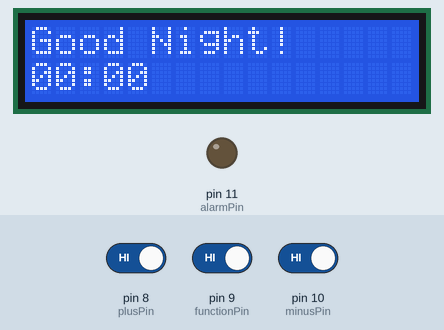
This sketch was run on a simulated Arduino Uno, built with avr-gcc and run on an emulated ATmega328P. Shown: 16×2 character LCD, output pins drawn as LEDs (lit = HIGH). The inputs (shaded band) are chosen by the test bench; at power-on: pin 9 (functionPin) HIGH, pin 8 (plusPin) HIGH, pin 10 (minusPin) HIGH.

Above: at 10.4 s.
10.5 s: pin 9 (functionPin) driven LOW
At 11.8 s:
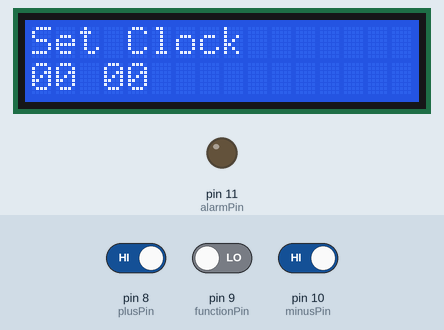
13.5 s: pin 8 (plusPin) driven LOW
At 13.78 s:
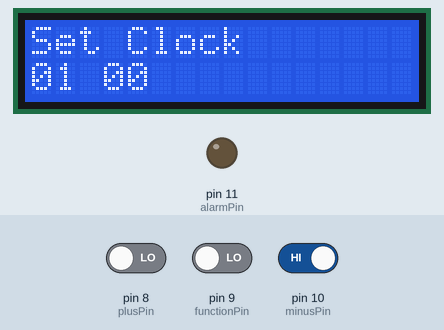
15.1 s: pin 10 (minusPin) driven LOW
At 16.8 s:
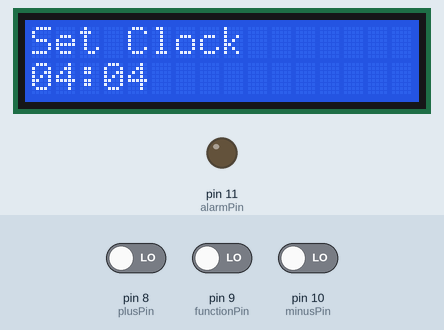
18.1 s: pin 8 (plusPin) driven HIGH
At 18.49 s:
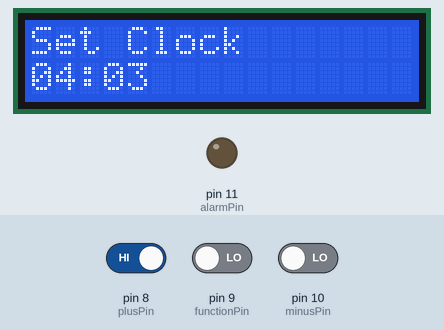
20.5 s: pin 9 (functionPin) driven HIGH
At 20.66 s:
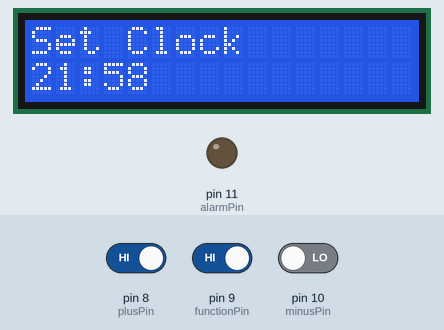
22.1 s: pin 10 (minusPin) driven HIGH
At 28.4 s:
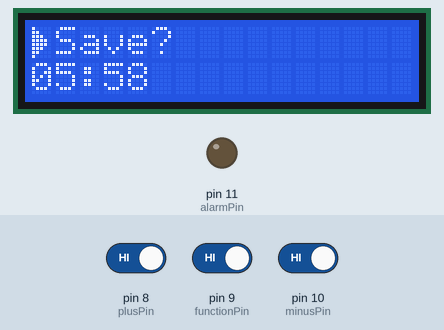

Measured:
- after the input at 10.5 s, the display: first changes after 0.10 s (image 1 shows a later state)
- after the input at 13.5 s, the display: changes after 0.19 s (image 2)
- after the input at 18.1 s, the display: changes after 0.30 s (image 4)
- what the display in image 1 shows lasts 0.9 s, from 11.1 s to 12.0 s

The sketch:

Clock.ino
```cpp
/*
  - Multifunctional Clock (Clock + Alarm)
  - A sketch to work with a LCD display,active buzzer and 3 push buttons.
  - Using the 3 buttons (function,plus,minus) buttons the user can set a clock/alarm.
  - The device has 3 states:
    $ state '0' -- Only Clock (every time the user set initial clock)
    $ state '1' -- When user enter setting Menu which has 3 options (Set Clock- Set Alarm - Exit)
    $ state '2' -- Alarm is setted
  - Author : Abdelrahman Galal
*/

#include <LiquidCrystal.h>
#include <TimeLib.h>

const int rs = 2, en = 3, d4 = 4, d5 = 5, d6 = 6, d7 = 7;
LiquidCrystal lcd(rs, en, d4, d5, d6, d7);
const char welcomeString [] = "Hello World!";
const byte plusPin = 8; //connected to the plus button
const byte minusPin = 10; //connected to the minus button
const byte functionPin = 9; //connected to the function button
const byte alarmPin = 11 ; //connected to the active buzzer positive leg
unsigned int functionState; //variable to track the state of the device (alarm set,alarm not set,count is done)
char formatedTime[6];
char *currentMenuItem;
unsigned int alarmMinutes = 0;
unsigned int alarmHours = 0;
unsigned int clockHours = 0 ;
unsigned int clockMinutes = 0;

byte arrow[] = {
  B10000,
  B11000,
  B11100,
  B11110,
  B11110,
  B11100,
  B11000,
  B10000
};

byte alarm[] = {
  B00000,
  B00000,
  B00000,
  B00100,
  B01010,
  B11111,
  B10001,
  B00000
};

void setup() {
  pinMode(functionPin, INPUT);
  pinMode(plusPin, INPUT);
  pinMode(minusPin, INPUT);
  pinMode(alarmPin, OUTPUT);
  lcd.begin(16, 2);
  for (int i = 0; i < sizeof(welcomeString) / sizeof(welcomeString[0]) - 1; i++)
  {
    lcd.print(welcomeString[i]);
    delay(100);
  }
  lcd.createChar(0, arrow);
  lcd.createChar(1, alarm);
  lcd.setCursor(0, 1);
  setBaseTime(); //set Initial time
}


void loop() {

  displayClock();
  formatTime(formatedTime, hour(), minute());
  customDelay(formatedTime, 0, 1);
  displayMenu();
}

//function to display the clock on LCD
void displayClock() {
  if (functionState == 2)
  { lcd.setCursor(15, 1);
    lcd.write(byte(1));
  }
  while (digitalRead(functionPin))
  {
    if (functionState == 2 && hour() == alarmHours && minute() == alarmMinutes)
    {
      fireAlarm();
    }
    lcd.setCursor(0, 0);
    writeTimeOfDay();
    lcd.setCursor(0, 1);
    writeTime(hour(), minute());

  }
}

//function to prompot user to set clock/alarm
void readTime(unsigned int *h , unsigned int *m)
{
  //variable to calc seconds according to how many time the plus and minus buttons have been pushed
  int secondsTotalCount = *m;
  //variable to calc minutes according to how many time the plus and minus buttons have been pushed
  int minsTotalCount = *h;
  unsigned long lastButtonPush = millis();   //last time either plus or mins button has been pushed
  int buttonsState = 0; //to choose between setting minutes or seconds (defaultt 0 seconds)
  //exist only when either plus or mins button have been pushed AND the user is inactive for 5 seconds
  //bool isStarted = 0;
  //while (!isStarted || ( millis() - lastButtonPush < 5000) )
  while ( millis() - lastButtonPush < 5000 )
  {
    lcd.setCursor(0, 1);
    writeTime(*h, *m);
    //toggle between setting mins or seconds when function button is pushed
    if (digitalRead(functionPin) == LOW)
    {
      buttonsState = !buttonsState; //toggle between mins and seconds
      lastButtonPush = millis();
      formatTime(formatedTime, *h, *m);
      customDelay(formatedTime, 0, 1);
    }
    if (!buttonsState)
    {
      if (calculateTotalPushes(&secondsTotalCount))
      {
        //isStarted = 1;
        lastButtonPush = millis();
      }
      //enable the user to start setting the seconds at 59
      secondsTotalCount = setCountLimit(secondsTotalCount , 0, 59);
      *m = secondsTotalCount;
    }
    else {
      //check plus button
      if (calculateTotalPushes(&minsTotalCount))
      {
        //isStarted = 1;
        lastButtonPush = millis();
      }
      //enable the user to start setting the minutes at 23
      minsTotalCount = setCountLimit(minsTotalCount , 0, 23);
      *h = minsTotalCount;
    }
  }
}

//function to print formated time on LCD
void writeTime(int h, int m) {
  formatTime(formatedTime, h, m);
  lcd.print(formatedTime);
}

//function to format the time in hh:mm format with blinking ":" based on seconds value
void formatTime(char *string, int h, int m)
{
  if (second() % 2)
  {
    sprintf(string, "%02d %02d", h, m);
  }
  else
  {
    sprintf(string, "%02d:%02d", h, m);
  }
}

//function to encounter for button bouncing by introducing a delay
void customDelay(char *string, int column, int row)
{
  for (int i = 0 ; i < 120; i++)
  {
    lcd.setCursor(column, row);
    lcd.print(string);
  }
}

//function to show time of th day according to th clock
void writeTimeOfDay()
{
  if (minute() % 2)
  {
    lcd.print("Fun Time!      ");
  }
  else
  {
    if (hour() <= 5 )
    {
      lcd.print("Good Night! ");
    }
    else if (hour() <= 11 )
    {
      lcd.print("Good Morning! ");
    }
    else if (hour() <= 18)
    {
      lcd.print("Good Afternoon!");
    }
    else
    {
      lcd.print("Good Evening!");
    }
  }
}

//function to display the user menu
void displayMenu() {
  const char *menuItems[3];
  menuItems[0] = "Set Clock ";
  menuItems[1] = "Set Alarm ";
  menuItems[2] = "Exit      ";
  currentMenuItem = (char *) menuItems[0];
  int totalButtonPushes = 0;
  lcd.clear();
  unsigned int previous_functionState = functionState;
  functionState = 1;
  while (digitalRead(functionPin)) {
    currentMenuItem = (char *) menuItems[totalButtonPushes];
    calculateTotalPushes(&totalButtonPushes);
    totalButtonPushes = setCountLimit(totalButtonPushes , 0, 2);
    lcd.setCursor(0, 0);
    lcd.write(byte(0));
    lcd.print(menuItems[totalButtonPushes]);
  }
  customDelay(currentMenuItem, 0, 0);
  functionState = previous_functionState;
  switch (totalButtonPushes) {
    case 0:
      setBaseTime();
      break;
    case 1:
      setAlarm();
      break;
    case 2:
      break;
  }
}


//function to calculate total number of button (plus/minus) pushes
bool calculateTotalPushes(int *totalButtonPushes) {
  bool isPushed = 0;
  if (digitalRead(plusPin) == LOW)
  {
    if (functionState == 0 )
    {
      formatTime(formatedTime, clockHours, clockMinutes);
      customDelay(formatedTime, 0, 1);
    }
    else if (functionState == 2)
    {
      formatTime(formatedTime, alarmHours, alarmMinutes);
      customDelay(formatedTime, 0, 1);
    }
    else
    {
      lcd.setCursor(0, 0);
      lcd.write(byte(0));
      customDelay(currentMenuItem, 1, 0);
    }
    ++*totalButtonPushes;
    isPushed = 1;
  }
  if (digitalRead(minusPin) == LOW)
  {
    if (functionState == 0)
    {
      formatTime(formatedTime, clockHours, clockMinutes);
      customDelay(formatedTime, 0, 1);
    }
    else if (functionState == 2)
    {
      formatTime(formatedTime, alarmHours, alarmMinutes);
      customDelay(formatedTime, 0, 1);
    }
    else
    {
      lcd.setCursor(0, 0);
      lcd.write(byte(0));
      customDelay(currentMenuItem, 1, 0);
    }
    --*totalButtonPushes;
    isPushed = 1;
  }
  return isPushed;
}

//function to set upper and lower boundries of any counter
int setCountLimit(int count , int lowerLimit, int upperLimit)
{
  if (count < lowerLimit)
  {
    count = count + upperLimit + 1;
  }
  else if (count > upperLimit)
  {
    count = 0;
  }
  return count;
}

//function to set clock
void setBaseTime() {

  unsigned int previous_functionState = functionState;
  functionState = 0;
  lcd.setCursor(0, 1);
  clockHours = hour();
  clockMinutes = minute();
  writeTime(clockHours, clockMinutes);
  readTime(&clockHours , &clockMinutes);
  lcd.setCursor(2, 1);
  lcd.print(":");
  lcd.setCursor(0, 0);
  lcd.write(byte(0));
  lcd.print("Save?       ");
  unsigned long lastButtonPush = millis();
  //save if the user confirmed the input within 3 mins
  while ( millis() - lastButtonPush < 3000  )
  {
    functionState = previous_functionState;
    if ((digitalRead(functionPin) == LOW))
    {
      functionState = 0;   // functionState = 0 while not counting means that user set time
      setTime(clockHours, clockMinutes, 0, 28, 9, 2022);
      formatTime(formatedTime, hour(), minute());
      customDelay(formatedTime, 0, 1);
      break;
    }
  }
  return;
}

//function to set alarm
void setAlarm() {
  unsigned int previous_functionState = functionState;
  functionState = 2;
  lcd.setCursor(0, 1);
  writeTime(alarmHours, alarmMinutes);
  unsigned int hours = alarmHours;
  unsigned int minutes = alarmMinutes;
  readTime(&alarmHours , &alarmMinutes);
  lcd.setCursor(2, 1);
  lcd.print(":");
  lcd.setCursor(0, 0);
  lcd.write(byte(0));
  lcd.print("Save?       ");
  unsigned long lastButtonPush = millis();
  //save if the user confirmed the input within 3 mins
  while ( millis() - lastButtonPush < 3000  )
  {
    if ((digitalRead(functionPin) == LOW))
    {
      functionState = 2;
      formatTime(formatedTime, alarmHours, alarmMinutes);
      customDelay(formatedTime, 0, 1);
      return;
    }
  }
  // in case user does not confirm new alaram , keep old values
  functionState = previous_functionState;
  alarmHours = hours;
  alarmMinutes = minutes;
  return;
}

//function to activate/deactivate the buzzer
void fireAlarm()
{
  lcd.clear();
  lcd.print("Alarm is ON!");
  while (digitalRead(functionPin) == HIGH)
  {
    digitalWrite(alarmPin, HIGH);
    lcd.setCursor(0, 1);
    writeTime(hour(), minute());
  }
  digitalWrite(alarmPin, LOW);
  functionState = 0;
  formatTime(formatedTime, hour(), minute());
  customDelay(formatedTime, 0, 1);
  return;
}
```
